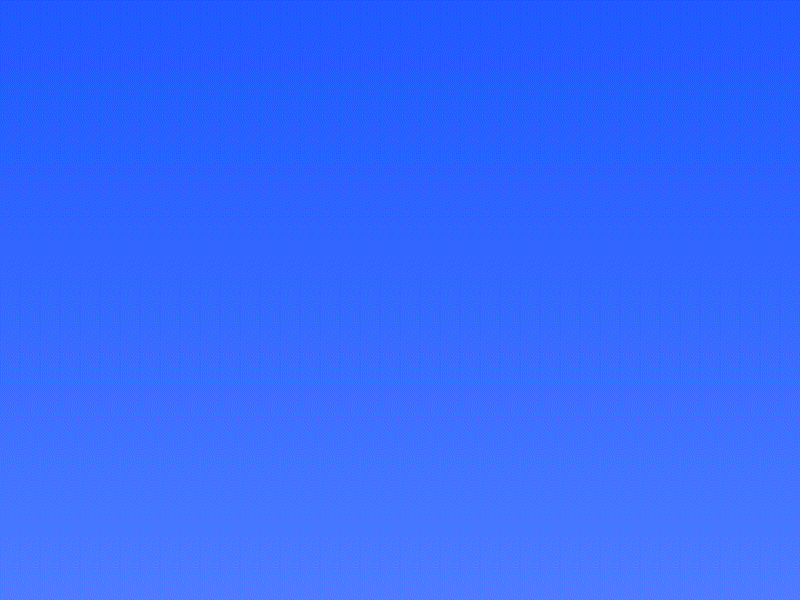

Below is a game level as drawn by its tile map, then a one-line description and the .tmx that defines it (tile-layer data replaced by summaries):
An orthogonal 40x1 tile map with 20x600 px tiles, 1 tile layer (块层 1).

<map version="1.0" orientation="orthogonal" renderorder="right-down" width="40" height="1" tilewidth="20" tileheight="600">
 <tileset firstgid="1" name="back.2" tilewidth="20" tileheight="600">
  <image source="back.2.png" width="20" height="600" />
 </tileset>
 <layer name="块层 1" width="40" height="1">
  <data>[40 cells, 40 non-empty, 1 distinct tile ids]</data>
 </layer>
</map>